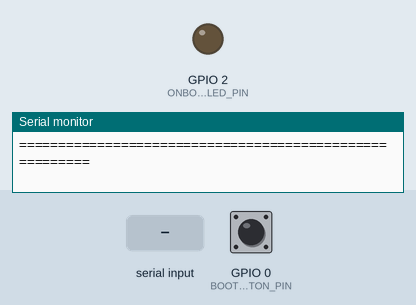
Simulated run of this sketch. Board: ESP32. Shown: output pins drawn as LEDs (lit = HIGH), the last lines printed to the serial monitor. Dashed ring = blinking. The inputs (shaded band) are chosen by the test bench; at power-on: GPIO 0 (BOOT_BUTTON_PIN) HIGH. Random numbers use the default seed unless the sketch sets one; nothing arrives over Bluetooth unless stated.

Above: at 2.3 s.
2.4 s: "l\n" received over Serial
At 2.41 s:
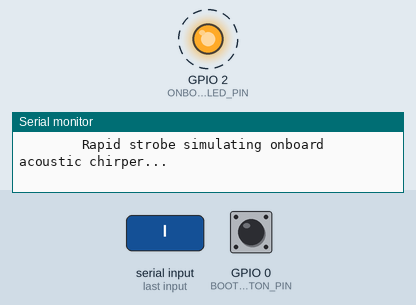
5.4 s: GPIO 0 (BOOT_BUTTON_PIN) pulled LOW for 0.15 s
8.4 s: GPIO 0 (BOOT_BUTTON_PIN) pulled LOW for 1 s
At 9.9 s:
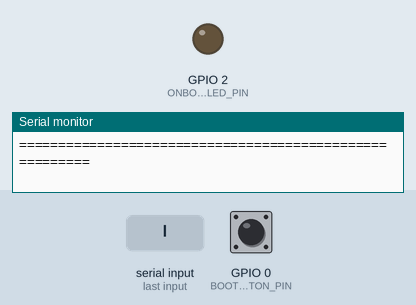
10.9 s: "1\n" received over Serial
At 12.1 s:
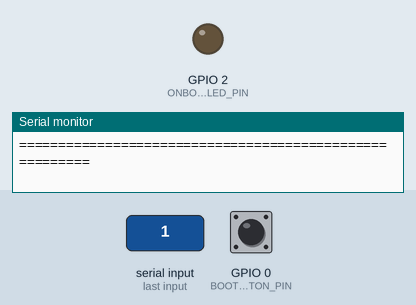
12.4 s: "L\n" received over Serial
At 12.65 s:
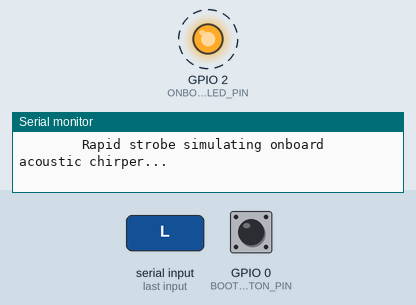
15.4 s: GPIO 0 (BOOT_BUTTON_PIN) pulsed LOW 5 times (0.12 s each, 0.3 s apart)
Timing chart, 0 to 18.4 s (numbered marks = the images above; inputs shaded):
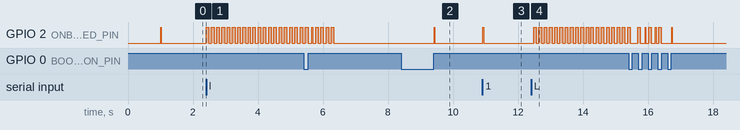

The sketch:

covert_tracker_emulator.ino
```cpp
/*
 * =========================================================================================
 *   BLE GUARD - COVERT TRACKER EMULATOR FIRMWARE
 *   Turn any standard ESP32 into a realistic Covert BLE Tracker (Apple AirTag,
 *   Samsung Galaxy SmartTag, Tile, Google FMDN).
 *
 *   Designed for end-to-end testing and live field demonstration of the BLE Guard
 *   counter-surveillance system.
 * =========================================================================================
 *
 *   CONTROLS:
 *     - Physical BOOT Button (GPIO 0):
 *         * Short Press (< 1s) : Cycle Ecosystem (AirTag -> SmartTag -> Tile -> FMDN)
 *         * Long Press (> 1.5s): Toggle Separated / Stalker Mode (Active Alert vs Silent)
 *
 *     - Serial Terminal (115200 baud):
 *         * '1' : Select Apple AirTag (Find My Network)
 *         * '2' : Select Samsung Galaxy SmartTag
 *         * '3' : Select Tile Tracker
 *         * '4' : Select Google Find My Device Network (FMDN)
 *         * 's' : Toggle Separated / Stalker State
 *         * 'r' : Rotate MAC Address (Simulates Privacy MAC Rotation)
 *         * 'l' : Trigger Locate / "Play Sound" Chirp & LED strobe
 *         * 'b' : Toggle Stealth LED transmission blip
 *         * '?' : Display Terminal HUD
 * =========================================================================================
 */

#include <Arduino.h>
#include <NimBLEDevice.h>
#include <esp_bt.h>
#include <esp_wifi.h>

#define BOOT_BUTTON_PIN 0
#define ONBOARD_LED_PIN 2

enum TrackerEcosystem {
  ECO_APPLE_AIRTAG = 0,
  ECO_SAMSUNG_SMARTTAG = 1,
  ECO_TILE = 2,
  ECO_GOOGLE_FMDN = 3
};

TrackerEcosystem currentEcosystem = ECO_APPLE_AIRTAG;
bool isSeparated = true;        // true = Separated from owner (triggers stalker alert!)
bool stealthLedEnabled = true;  // Brief LED blip on transmission
bool locateAlertActive = false;
unsigned long locateAlertUntil = 0;

NimBLEAdvertising *pAdvertising = nullptr;
uint8_t currentMac[6] = {0x4A, 0x9C, 0x22, 0x8F, 0x14, 0x0E};

// Sample 22-byte public key payload for Find My offline finding
uint8_t findMyPublicKey[22] = {
  0x78, 0x1B, 0x5C, 0x92, 0xD4, 0xA1, 0x6E, 0x88,
  0x3F, 0x12, 0x90, 0x4C, 0xB7, 0x2E, 0x55, 0x8A,
  0xC3, 0xD1, 0x4F, 0x09, 0x66, 0x7E
};

// Button debouncing state
unsigned long buttonPressStart = 0;
bool buttonHeld = false;

// Function prototypes
void configureAdvertising();
void generateRandomMac();
void printHUD();
void handleSerialCommands();
void handleButton();

void setup() {
  Serial.begin(115200);
  delay(1000);

  pinMode(BOOT_BUTTON_PIN, INPUT_PULLUP);
  pinMode(ONBOARD_LED_PIN, OUTPUT);
  digitalWrite(ONBOARD_LED_PIN, LOW);

  // Seed random generator
  randomSeed(esp_random());

  // Generate initial random MAC address
  generateRandomMac();

  // Initialize NimBLE stack with custom random MAC
  NimBLEDevice::init("BLE-Tracker");
  NimBLEDevice::setPower(ESP_PWR_LVL_P9); // +9dBm max TX power

  pAdvertising = NimBLEDevice::getAdvertising();

  configureAdvertising();
  printHUD();
}

void loop() {
  handleSerialCommands();
  handleButton();

  // Handle locate / chirp alert LED animation
  if (locateAlertActive) {
    if (millis() < locateAlertUntil) {
      // Rapid strobe
      digitalWrite(ONBOARD_LED_PIN, (millis() / 80) % 2 == 0 ? HIGH : LOW);
    } else {
      locateAlertActive = false;
      digitalWrite(ONBOARD_LED_PIN, LOW);
      Serial.println(F("[TRACKER] Locate sound / strobe finished."));
    }
  }

  delay(20);
}

void generateRandomMac() {
  // BLE random static address format: two most significant bits of first byte must be 1 (0b11xxxxxx)
  currentMac[0] = 0xC0 | (random(0, 64) & 0x3F);
  for (int i = 1; i < 6; i++) {
    currentMac[i] = random(0, 256);
  }
}

void configureAdvertising() {
  if (pAdvertising->isAdvertising()) {
    pAdvertising->stop();
  }

  NimBLEAdvertisementData advData;
  NimBLEAdvertisementData scanResponseData;

  switch (currentEcosystem) {
    case ECO_APPLE_AIRTAG: {
      // Apple AirTag / Find My Offline Finding Payload (29 bytes)
      // NOTE: Do NOT add flags AD element here - omitting flags keeps total payload
      // within the strict 31-byte BLE legacy advertisement limit (30 bytes total wire size).
      //
      // Apple Manufacturer Specific Data (AD Type 0xFF)
      // Byte 0-1: 0x4C, 0x00 (Apple Inc., Little Endian)
      // Byte 2:   0x12 (Find My Offline Finding type)
      // Byte 3:   0x19 (25 bytes payload length)
      // Byte 4:   Status byte (Bit 4 = 0x10 -> AirTag separated from owner)
      // Byte 5-26: 22 bytes cryptographic public key payload
      // Byte 27:  Hint byte / first 2 bits of key
      // Byte 28:  Status & battery flags (Bit 2 = 0x04 -> Separated from owner for sniffer DPI)

      uint8_t airtagPayload[29];
      airtagPayload[0] = 0x4C; // Apple low byte
      airtagPayload[1] = 0x00; // Apple high byte
      airtagPayload[2] = 0x12; // Find My Offline Finding
      airtagPayload[3] = 0x19; // Length = 25 bytes
      airtagPayload[4] = isSeparated ? 0x10 : 0x00; // 0x10 = Separated / Stalker!

      // Copy 22 bytes of public key
      memcpy(&airtagPayload[5], findMyPublicKey, 22);

      airtagPayload[27] = 0x00; // Hint
      airtagPayload[28] = isSeparated ? 0x04 : 0x00; // Bit 2 = Separated (>15 min)

      advData.setManufacturerData(std::string((char*)airtagPayload, sizeof(airtagPayload)));
      // AirTags NEVER advertise a name in the primary packet for covertness
      break;
    }

    case ECO_SAMSUNG_SMARTTAG: {
      advData.setFlags(0x06);
      scanResponseData.setName("SmartTag");

      // Samsung Company ID 0x0075 (0x75, 0x00)
      uint8_t samsungPayload[12];
      samsungPayload[0] = 0x75;
      samsungPayload[1] = 0x00;
      samsungPayload[2] = 0x42;
      samsungPayload[3] = 0x09;
      samsungPayload[4] = isSeparated ? 0x81 : 0x01; // Separated flag
      samsungPayload[5] = 0x00;
      samsungPayload[6] = 0x1A;
      samsungPayload[7] = 0x2B;
      samsungPayload[8] = 0x3C;
      samsungPayload[9] = 0x4D;
      samsungPayload[10] = 0x5E;
      samsungPayload[11] = 0x6F;

      advData.setManufacturerData(std::string((char*)samsungPayload, sizeof(samsungPayload)));
      advData.setCompleteServices(NimBLEUUID((uint16_t)0xFD5A)); // SmartThings Find Service
      break;
    }

    case ECO_TILE: {
      advData.setFlags(0x06);
      scanResponseData.setName("Tile");

      // Tile 16-bit Service UUID: 0xFEED
      advData.setCompleteServices(NimBLEUUID((uint16_t)0xFEED));

      // Tile custom payload
      uint8_t tilePayload[8] = { 0xED, 0xFE, 0x02, (uint8_t)(isSeparated ? 0x20 : 0x00), 0x54, 0x69, 0x6C, 0x65 };
      advData.setManufacturerData(std::string((char*)tilePayload, sizeof(tilePayload)));
      break;
    }

    case ECO_GOOGLE_FMDN: {
      advData.setFlags(0x06);
      advData.setName("FMDN-Tag");

      // Google Fast Pair / Finder Service UUID: 0xFE2C
      advData.setCompleteServices(NimBLEUUID((uint16_t)0xFE2C));

      uint8_t googlePayload[10] = { 0x2C, 0xFE, 0x40, (uint8_t)(isSeparated ? 0x01 : 0x00), 0xAA, 0xBB, 0xCC, 0xDD, 0xEE, 0xFF };
      advData.setManufacturerData(std::string((char*)googlePayload, sizeof(googlePayload)));
      break;
    }
  }

  pAdvertising->setAdvertisementData(advData);
  if (scanResponseData.getPayload().size() > 0) {
    pAdvertising->setScanResponseData(scanResponseData);
  }

  // Set advertising intervals: AirTags broadcast every ~1.5s to 2.0s when separated
  // Interval is in units of 0.625ms (1600 * 0.625 = 1000ms, 3200 * 0.625 = 2000ms)
  uint16_t interval = isSeparated ? 2400 : 1600; // 1500ms when separated, 1000ms when owner near
  pAdvertising->setMinInterval(interval);
  pAdvertising->setMaxInterval(interval + 160);

  pAdvertising->start();

  if (stealthLedEnabled && !locateAlertActive) {
    // Subtle 25ms blink on reconfigure
    digitalWrite(ONBOARD_LED_PIN, HIGH);
    delay(25);
    digitalWrite(ONBOARD_LED_PIN, LOW);
  }
}

void triggerLocateSound() {
  locateAlertActive = true;
  locateAlertUntil = millis() + 4000; // 4 second rapid strobe
  Serial.println(F("[ALERT] Tracker 'PLAY SOUND / LOCATE' command triggered!"));
  Serial.println(F("        Rapid strobe simulating onboard acoustic chirper..."));
}

void printHUD() {
  Serial.println(F("\n========================================================"));
  Serial.println(F("       BLE GUARD - COVERT TRACKER EMULATOR v2.0         "));
  Serial.println(F("========================================================"));

  Serial.print(F("  Active Profile : "));
  switch (currentEcosystem) {
    case ECO_APPLE_AIRTAG:
      Serial.println(F("APPLE AIRTAG (Find My Offline Finding)"));
      Serial.println(F("  Payload Sig    : 0x004C (Apple) + 0x12 (Find My) [29 bytes]"));
      break;
    case ECO_SAMSUNG_SMARTTAG:
      Serial.println(F("SAMSUNG GALAXY SMARTTAG"));
      Serial.println(F("  Payload Sig    : 0x0075 (Samsung) + Service 0xFD5A"));
      break;
    case ECO_TILE:
      Serial.println(F("TILE TRACKER"));
      Serial.println(F("  Payload Sig    : Service 0xFEED (Tile Inc)"));
      break;
    case ECO_GOOGLE_FMDN:
      Serial.println(F("GOOGLE FIND MY DEVICE NETWORK (FMDN)"));
      Serial.println(F("  Payload Sig    : Service 0xFE2C (Google Finder)"));
      break;
  }

  Serial.print(F("  Stalker Status : "));
  if (isSeparated) {
    Serial.println(F("!! SEPARATED FROM OWNER !! (TRIGGERS STALKER ALERT)"));
  } else {
    Serial.println(F("Paired / Near Owner (Silent Mode)"));
  }

  Serial.print(F("  Emulated MAC   : "));
  for (int i = 0; i < 6; i++) {
    if (currentMac[i] < 0x10) Serial.print('0');
    Serial.print(currentMac[i], HEX);
    if (i < 5) Serial.print(':');
  }
  Serial.println();

  Serial.print(F("  TX Interval    : "));
  Serial.print(isSeparated ? 1500 : 1000);
  Serial.println(F(" ms | TX Power: +9 dBm"));

  Serial.print(F("  Stealth LED    : "));
  Serial.println(stealthLedEnabled ? F("Enabled (25ms pulse)") : F("Disabled (Dark mode)"));

  Serial.println(F("--------------------------------------------------------"));
  Serial.println(F(" COMMANDS (type key and press Enter):"));
  Serial.println(F("   [1] Apple AirTag (Find My Network)"));
  Serial.println(F("   [2] Samsung Galaxy SmartTag"));
  Serial.println(F("   [3] Tile Tracker"));
  Serial.println(F("   [4] Google FMDN Tracker"));
  Serial.println(F("   [s] Toggle Separated / Stalker State"));
  Serial.println(F("   [r] Rotate MAC Address (Privacy Rotation)"));
  Serial.println(F("   [l] Trigger Locate / Play Sound Strobe"));
  Serial.println(F("   [b] Toggle Stealth LED on/off"));
  Serial.println(F("   [?] Refresh this HUD"));
  Serial.println(F(" HARDWARE BUTTON (BOOT Pin 0):"));
  Serial.println(F("   Short Click (<1s) : Cycle Ecosystem"));
  Serial.println(F("   Long Press  (>1.5s): Toggle Stalker Alert State"));
  Serial.println(F("========================================================\n"));
}

void handleSerialCommands() {
  while (Serial.available() > 0) {
    char c = (char)Serial.read();
    if (c == '\r' || c == '\n' || c == ' ') continue;

    switch (c) {
      case '1':
        currentEcosystem = ECO_APPLE_AIRTAG;
        Serial.println(F(">> Switched to: APPLE AIRTAG (Find My)"));
        configureAdvertising();
        printHUD();
        break;

      case '2':
        currentEcosystem = ECO_SAMSUNG_SMARTTAG;
        Serial.println(F(">> Switched to: SAMSUNG GALAXY SMARTTAG"));
        configureAdvertising();
        printHUD();
        break;

      case '3':
        currentEcosystem = ECO_TILE;
        Serial.println(F(">> Switched to: TILE TRACKER"));
        configureAdvertising();
        printHUD();
        break;

      case '4':
        currentEcosystem = ECO_GOOGLE_FMDN;
        Serial.println(F(">> Switched to: GOOGLE FIND MY DEVICE (FMDN)"));
        configureAdvertising();
        printHUD();
        break;

      case 's':
      case 'S':
        isSeparated = !isSeparated;
        Serial.print(F(">> Stalker state toggled: "));
        Serial.println(isSeparated ? F("!! SEPARATED FROM OWNER (ALERT) !!") : F("Near Owner (Silent)"));
        configureAdvertising();
        printHUD();
        break;

      case 'r':
      case 'R':
        generateRandomMac();
        Serial.print(F(">> Rotated MAC Address to: "));
        for (int i = 0; i < 6; i++) {
          if (currentMac[i] < 0x10) Serial.print('0');
          Serial.print(currentMac[i], HEX);
          if (i < 5) Serial.print(':');
        }
        Serial.println();
        configureAdvertising();
        break;

      case 'l':
      case 'L':
        triggerLocateSound();
        break;

      case 'b':
      case 'B':
        stealthLedEnabled = !stealthLedEnabled;
        Serial.print(F(">> Stealth LED: "));
        Serial.println(stealthLedEnabled ? F("Enabled") : F("Disabled"));
        break;

      case '?':
      case 'h':
      case 'H':
        printHUD();
        break;

      default:
        Serial.print(F("Unknown command: '"));
        Serial.print(c);
        Serial.println(F("'. Press '?' for menu."));
        break;
    }
  }
}

void handleButton() {
  bool pressed = (digitalRead(BOOT_BUTTON_PIN) == LOW);

  if (pressed && !buttonHeld) {
    buttonHeld = true;
    buttonPressStart = millis();
  } else if (!pressed && buttonHeld) {
    unsigned long duration = millis() - buttonPressStart;
    buttonHeld = false;

    if (duration >= 50 && duration < 1200) {
      // Short press: cycle ecosystem
      int nextEco = ((int)currentEcosystem + 1) % 4;
      currentEcosystem = (TrackerEcosystem)nextEco;
      Serial.println(F("\n[BUTTON] Short press detected -> Cycled Ecosystem!"));
      configureAdvertising();
      printHUD();
    } else if (duration >= 1200) {
      // Long press: toggle separated / stalker state
      isSeparated = !isSeparated;
      Serial.println(F("\n[BUTTON] Long press detected -> Toggled Stalker State!"));
      configureAdvertising();
      printHUD();
    }
  }
}
```

Measured:
- after the input at 2.4 s, GPIO 2 (ONBOARD_LED_PIN): alternates HIGH for 0.08 s and LOW for 0.08 s, starting at once
- after the input at 8.4 s, GPIO 2 (ONBOARD_LED_PIN): LOW → HIGH after 1.0 s, → LOW 0.03 s later
- after the input at 10.9 s, GPIO 2 (ONBOARD_LED_PIN): LOW → HIGH at once, → LOW 0.03 s later
- after the input at 12.4 s, GPIO 2 (ONBOARD_LED_PIN): alternates HIGH for 0.08 s and LOW for 0.08 s, starting after 0.08 s
